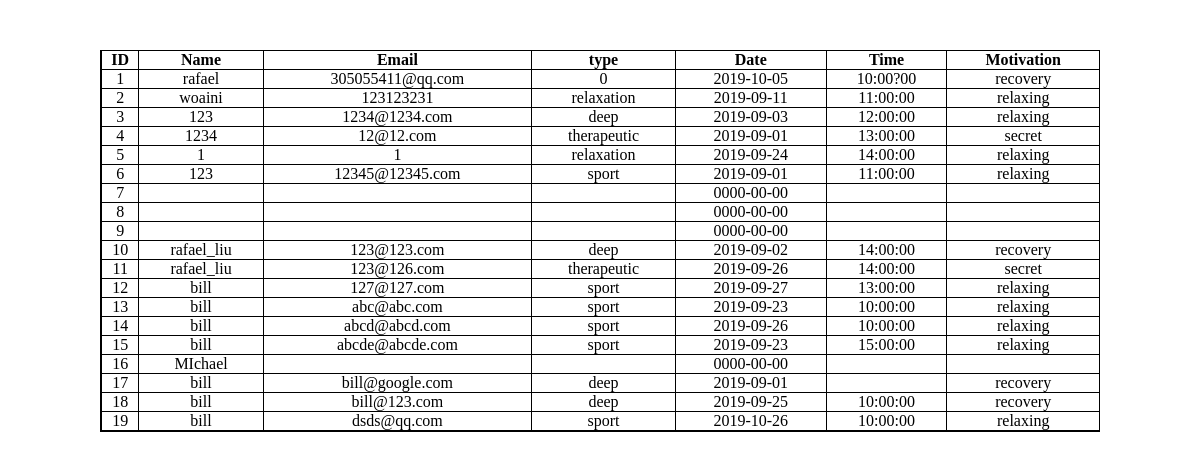
The app's page /backend/customerInfo.php with its own data.
### tables this page shows
CREATE TABLE `customer` (
  `id` int(11) NOT NULL,
  `name` varchar(255) NOT NULL,
  `email` varchar(255) NOT NULL,
  `type` varchar(255) NOT NULL,
  `date` date NOT NULL,
  `time` varchar(255) NOT NULL,
  `bookingtime` int(255) NOT NULL,
  `motivation` varchar(255) NOT NULL,
  `status` varchar(20) NOT NULL,
  `canceledTime` int(255) NOT NULL,
  `lessThan24Hours` varchar(3) NOT NULL
);

### backend/customerInfo.php (the view, shortened to what this page needs)
<?php
include("dbconnect.php");
$sql="select * from customer";
$result=mysqli_query($link,$sql);
$arr=array();
while($row=mysqli_fetch_assoc($result)){
	$arr[]=$row;
}
?>
<html>
<head>
    <link rel="stylesheet" href="css/admin.css" />
</head>
    <body>
     <div class="div_tb1">
         <table class="tb1" cellspacing=0px; cellpadding=0px;>
            <tr>
                <th>ID</th>
                <th>Name</th>
                <th>Email</th>
                <th>type</th>
                <th>Date</th>
                <th>Time</th>
                <th>Motivation</th>
            </tr>
            <?php foreach($arr as $v){ ?>
            <tr>
              <td><?php  echo $v['id'] ?></td>
              <td><?php  echo $v['name'] ?></td>
              <td><?php  echo $v['email'] ?></td>
              <td><?php  echo $v['type'] ?></td>
              <td><?php  echo $v['date'] ?></td>
              <td><?php  echo $v['time'] ?></td>
              <td><?php  echo $v['motivation'] ?></td>
            </tr>
            <?php  } ?>
        </table>
     </div>
    </body>
</html>

### backend/css/admin.css (style rules this page uses)
* { margin:0; padding:0; }
html,body { height:100%; }
.tb1 { border:1px solid; text-align: center; width:1000px; }
.tb1 td { border-left:1px solid; border-bottom:1px solid; }
.tb1 th { border-left:1px solid; border-bottom:1px solid; }
.div_tb1 { display:flex; justify-content:center; align-items:center; padding-top:50px; }

### records on screen
customer: id "1", name "rafael", email "305055411@qq.com", type "0", date "2019-10-05", time "10:00?00", motivation "recovery"
customer: id "2", name "woaini", email "123123231", type "relaxation", date "2019-09-11", time "11:00:00", motivation "relaxing"
customer: id "3", name "123", email "1234@1234.com", type "deep", date "2019-09-03", time "12:00:00", motivation "relaxing"
customer: id "4", name "1234", email "12@12.com", type "therapeutic", date "2019-09-01", time "13:00:00", motivation "secret"
customer: id "5", name "1", email "1", type "relaxation", date "2019-09-24", time "14:00:00", motivation "relaxing"
customer: id "6", name "123", email "12345@12345.com", type "sport", date "2019-09-01", time "11:00:00", motivation "relaxing"
customer: id "7", date "0000-00-00"
customer: id "8", date "0000-00-00"
customer: id "9", date "0000-00-00"
customer: id "10", name "rafael_liu", email "123@123.com", type "deep", date "2019-09-02", time "14:00:00", motivation "recovery"
customer: id "11", name "rafael_liu", email "123@126.com", type "therapeutic", date "2019-09-26", time "14:00:00", motivation "secret"
customer: id "12", name "bill", email "127@127.com", type "sport", date "2019-09-27", time "13:00:00", motivation "relaxing"
customer: id "13", name "bill", email "abc@abc.com", type "sport", date "2019-09-23", time "10:00:00", motivation "relaxing"
customer: id "14", name "bill", email "abcd@abcd.com", type "sport", date "2019-09-26", time "10:00:00", motivation "relaxing"
customer: id "15", name "bill", email "abcde@abcde.com", type "sport", date "2019-09-23", time "15:00:00", motivation "relaxing"
customer: id "16", name "MIchael", date "0000-00-00"
customer: id "17", name "bill", email "bill@google.com", type "deep", date "2019-09-01", motivation "recovery"
customer: id "18", name "bill", email "bill@123.com", type "deep", date "2019-09-25", time "10:00:00", motivation "recovery"
customer: id "19", name "bill", email "dsds@qq.com", type "sport", date "2019-10-26", time "10:00:00", motivation "relaxing"
